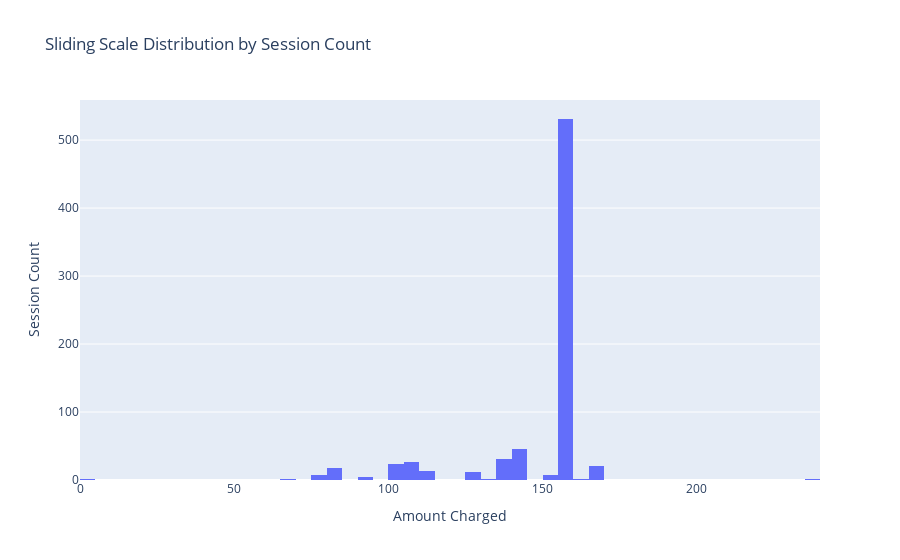

Notebook code cell kept with this figure:
### Code cell
fig1 = px.histogram(df, x='Total', title='Sliding Scale Distribution by Session Count', nbins=50)
fig1.update_layout(xaxis_title='Amount Charged', yaxis_title='Session Count')
fig1.update_xaxes(range=[0, None])
fig1.show()

### Figure 1 — Plotly figure (JSON) as saved in the notebook; plotly's stock layout.template omitted (floating-point values rounded to 4 significant figures; data arrays with more than 128 entries replaced by an {"elided": "..."} marker saying what was removed)
{"data": [{"bingroup": "x", "hovertemplate": "Total=%{x}<br>count=%{y}<extra></extra>", "legendgroup": "", "marker": {"color": "#636efa", "pattern": {"shape": ""}}, "name": "", "nbinsx": 50, "orientation": "v", "showlegend": false, "type": "histogram", "x": {"elided": "745 float values"}, "xaxis": "x", "yaxis": "y"}], "layout": {"barmode": "relative", "legend": {"tracegroupgap": 0}, "title": {"text": "Sliding Scale Distribution by Session Count"}, "xaxis": {"anchor": "y", "domain": [0, 1], "range": [0, null], "title": {"text": "Amount Charged"}}, "yaxis": {"anchor": "x", "domain": [0, 1], "title": {"text": "Session Count"}}}}
